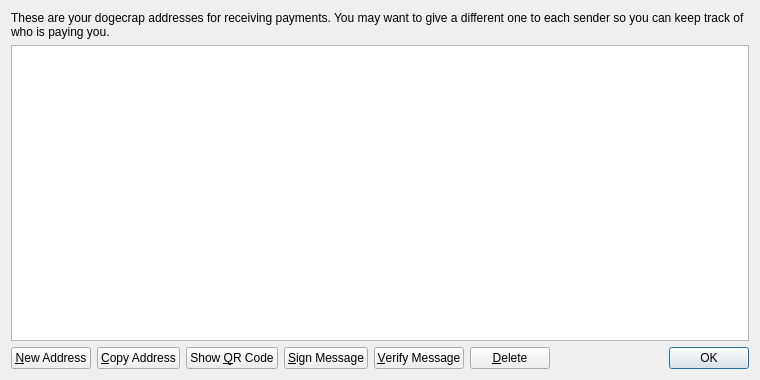
<?xml version="1.0" encoding="UTF-8"?>
<ui version="4.0">
 <class>AddressBookPage</class>
 <widget class="QWidget" name="AddressBookPage">
  <property name="geometry">
   <rect>
    <x>0</x>
    <y>0</y>
    <width>760</width>
    <height>380</height>
   </rect>
  </property>
  <property name="windowTitle">
   <string>Address Book</string>
  </property>
  <layout class="QVBoxLayout" name="verticalLayout">
   <item>
    <widget class="QLabel" name="labelExplanation">
     <property name="text">
      <string>These are your dogecrap addresses for receiving payments. You may want to give a different one to each sender so you can keep track of who is paying you.</string>
     </property>
     <property name="textFormat">
      <enum>Qt::PlainText</enum>
     </property>
     <property name="wordWrap">
      <bool>true</bool>
     </property>
    </widget>
   </item>
   <item>
    <widget class="QTableView" name="tableView">
     <property name="contextMenuPolicy">
      <enum>Qt::CustomContextMenu</enum>
     </property>
     <property name="toolTip">
      <string>Double-click to edit address or label</string>
     </property>
     <property name="tabKeyNavigation">
      <bool>false</bool>
     </property>
     <property name="alternatingRowColors">
      <bool>true</bool>
     </property>
     <property name="selectionMode">
      <enum>QAbstractItemView::SingleSelection</enum>
     </property>
     <property name="selectionBehavior">
      <enum>QAbstractItemView::SelectRows</enum>
     </property>
     <property name="sortingEnabled">
      <bool>true</bool>
     </property>
     <attribute name="verticalHeaderVisible">
      <bool>false</bool>
     </attribute>
    </widget>
   </item>
   <item>
    <layout class="QHBoxLayout" name="horizontalLayout">
     <item>
      <widget class="QPushButton" name="newAddressButton">
       <property name="toolTip">
        <string>Create a new address</string>
       </property>
       <property name="text">
        <string>&amp;New Address</string>
       </property>
       <property name="icon">
        <iconset resource="../bitcoin.qrc">
         <normaloff>:/icons/add</normaloff>:/icons/add</iconset>
       </property>
      </widget>
     </item>
     <item>
      <widget class="QPushButton" name="copyToClipboard">
       <property name="toolTip">
        <string>Copy the currently selected address to the system clipboard</string>
       </property>
       <property name="text">
        <string>&amp;Copy Address</string>
       </property>
       <property name="icon">
        <iconset resource="../bitcoin.qrc">
         <normaloff>:/icons/editcopy</normaloff>:/icons/editcopy</iconset>
       </property>
      </widget>
     </item>
     <item>
      <widget class="QPushButton" name="showQRCode">
       <property name="text">
        <string>Show &amp;QR Code</string>
       </property>
       <property name="icon">
        <iconset resource="../bitcoin.qrc">
         <normaloff>:/icons/qrcode</normaloff>:/icons/qrcode</iconset>
       </property>
      </widget>
     </item>
     <item>
      <widget class="QPushButton" name="signMessage">
       <property name="toolTip">
        <string>Sign a message to prove you own a Bitcoin address</string>
       </property>
       <property name="text">
        <string>&amp;Sign Message</string>
       </property>
       <property name="icon">
        <iconset resource="../bitcoin.qrc">
         <normaloff>:/icons/edit</normaloff>:/icons/edit</iconset>
       </property>
      </widget>
     </item>
     <item>
      <widget class="QPushButton" name="verifyMessage">
       <property name="toolTip">
        <string>Verify a message to ensure it was signed with a specified Bitcoin address</string>
       </property>
       <property name="text">
        <string>&amp;Verify Message</string>
       </property>
       <property name="icon">
        <iconset resource="../bitcoin.qrc">
         <normaloff>:/icons/transaction_0</normaloff>:/icons/transaction_0</iconset>
       </property>
      </widget>
     </item>
     <item>
      <widget class="QPushButton" name="deleteButton">
       <property name="toolTip">
        <string>Delete the currently selected address from the list. Only sending addresses can be deleted.</string>
       </property>
       <property name="text">
        <string>&amp;Delete</string>
       </property>
       <property name="icon">
        <iconset resource="../bitcoin.qrc">
         <normaloff>:/icons/remove</normaloff>:/icons/remove</iconset>
       </property>
      </widget>
     </item>
     <item>
      <spacer name="horizontalSpacer">
       <property name="orientation">
        <enum>Qt::Horizontal</enum>
       </property>
       <property name="sizeHint" stdset="0">
        <size>
         <width>40</width>
         <height>20</height>
        </size>
       </property>
      </spacer>
     </item>
     <item>
      <widget class="QDialogButtonBox" name="buttonBox">
       <property name="sizePolicy">
        <sizepolicy hsizetype="Maximum" vsizetype="Fixed">
         <horstretch>0</horstretch>
         <verstretch>0</verstretch>
        </sizepolicy>
       </property>
       <property name="standardButtons">
        <set>QDialogButtonBox::Ok</set>
       </property>
      </widget>
     </item>
    </layout>
   </item>
  </layout>
 </widget>
 <resources>
  <include location="../bitcoin.qrc"/>
 </resources>
 <connections/>
</ui>
